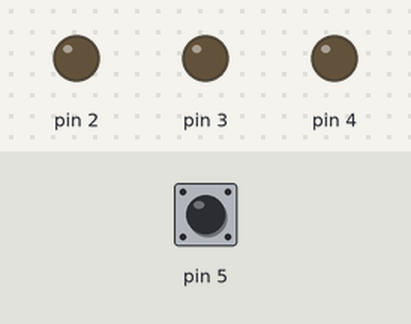
This sketch was run on a simulated Arduino Uno, built with avr-gcc and run on an emulated ATmega328P. Shown: output pins drawn as LEDs (lit = HIGH). Inputs (shaded band) come from the test bench; at power-on: pin 5 HIGH.

Above: at 1.2 s.
1.3 s: pin 5 pulled LOW for 0.15 s
At 2.1 s:
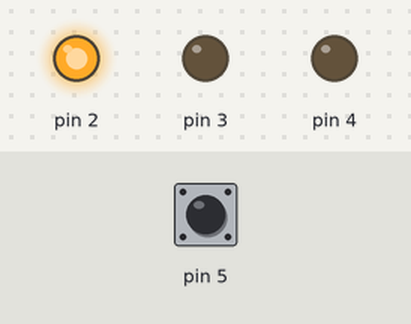
7.4 s: pin 5 pulled LOW for 3.2 s
At 7.4 s:
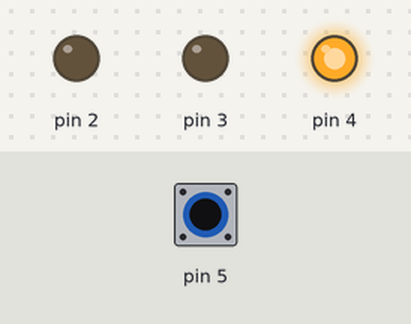
At 13.6 s:
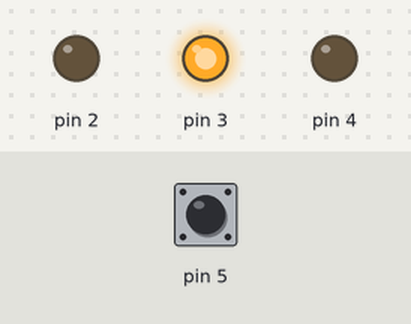
Timing chart, 0 to 19.6 s (numbered marks = the images above; inputs shaded):
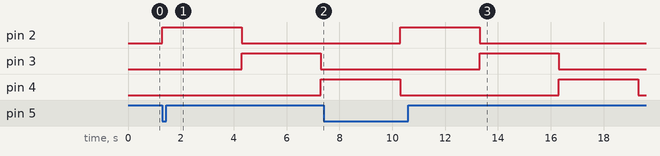

Measured:
- after the input at 1.3 s, pin 2: LOW → HIGH at once, → LOW 3.0 s later; pin 3: LOW → HIGH after 3.0 s, → LOW 3.0 s later; pin 4: LOW → HIGH after 6.0 s
- after the input at 7.4 s, pin 2: LOW → HIGH after 2.9 s, → LOW 3.0 s later; pin 3: LOW → HIGH after 5.9 s, → LOW 3.0 s later

The sketch:

traffic_light1.ino
```cpp
// C++ code
//
void setup()
{
  pinMode(2, OUTPUT);
   pinMode(3, OUTPUT);
   pinMode(4, OUTPUT);
  pinMode(5,INPUT_PULLUP);
}

void loop()
{
  if( digitalRead(5)==LOW){
     digitalWrite(2,HIGH);
     digitalWrite(3,LOW);
     digitalWrite(4,LOW);
     delay(3000);

     digitalWrite(2,LOW);
     digitalWrite(3,HIGH);
     digitalWrite(4,LOW);
     delay(3000);

     digitalWrite(2,LOW);
     digitalWrite(3,LOW);
     digitalWrite(4,HIGH);
     delay(3000);

     digitalWrite(2,LOW);
     digitalWrite(3,LOW);
     digitalWrite(4,LOW);


  }


}
```
